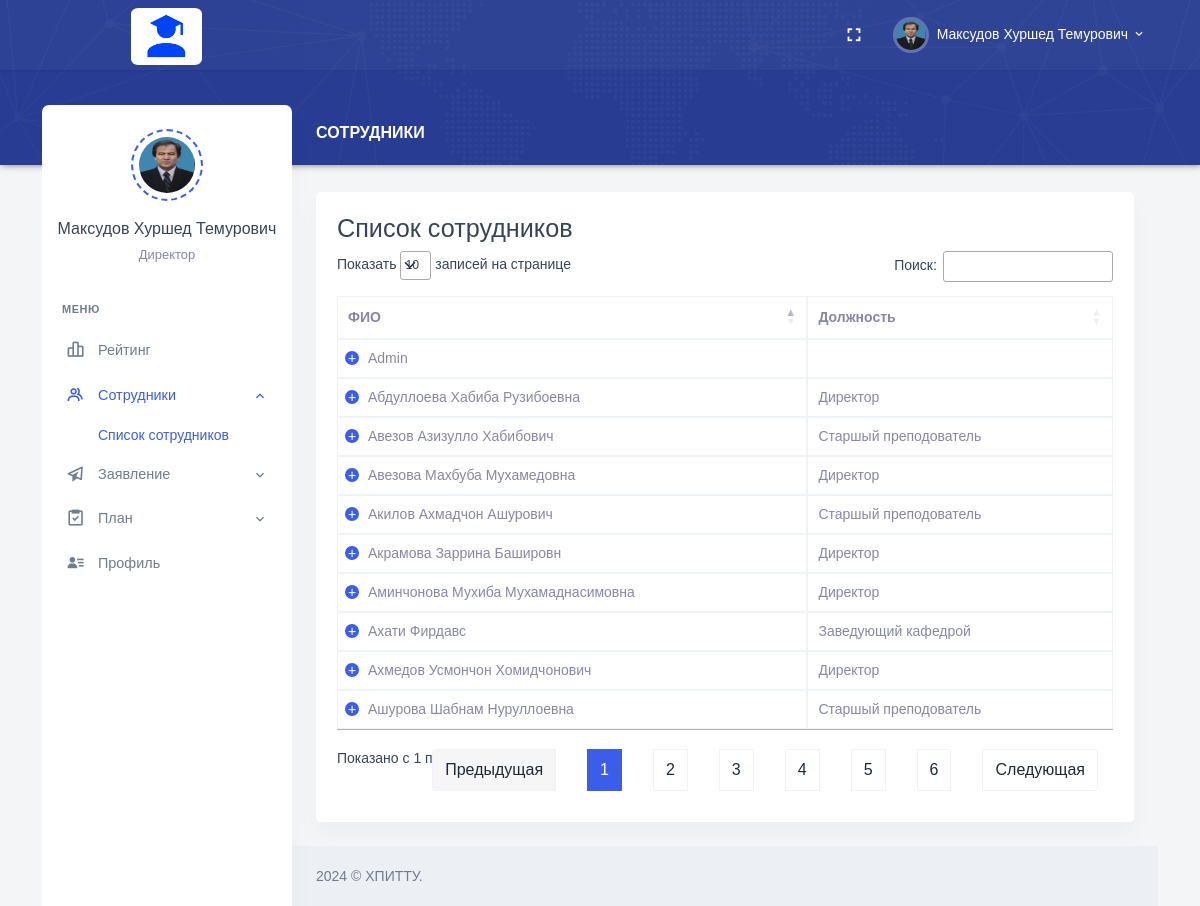
/Role/Director/dir-employee.php (signed in), run on an earlier commit of the app's database.
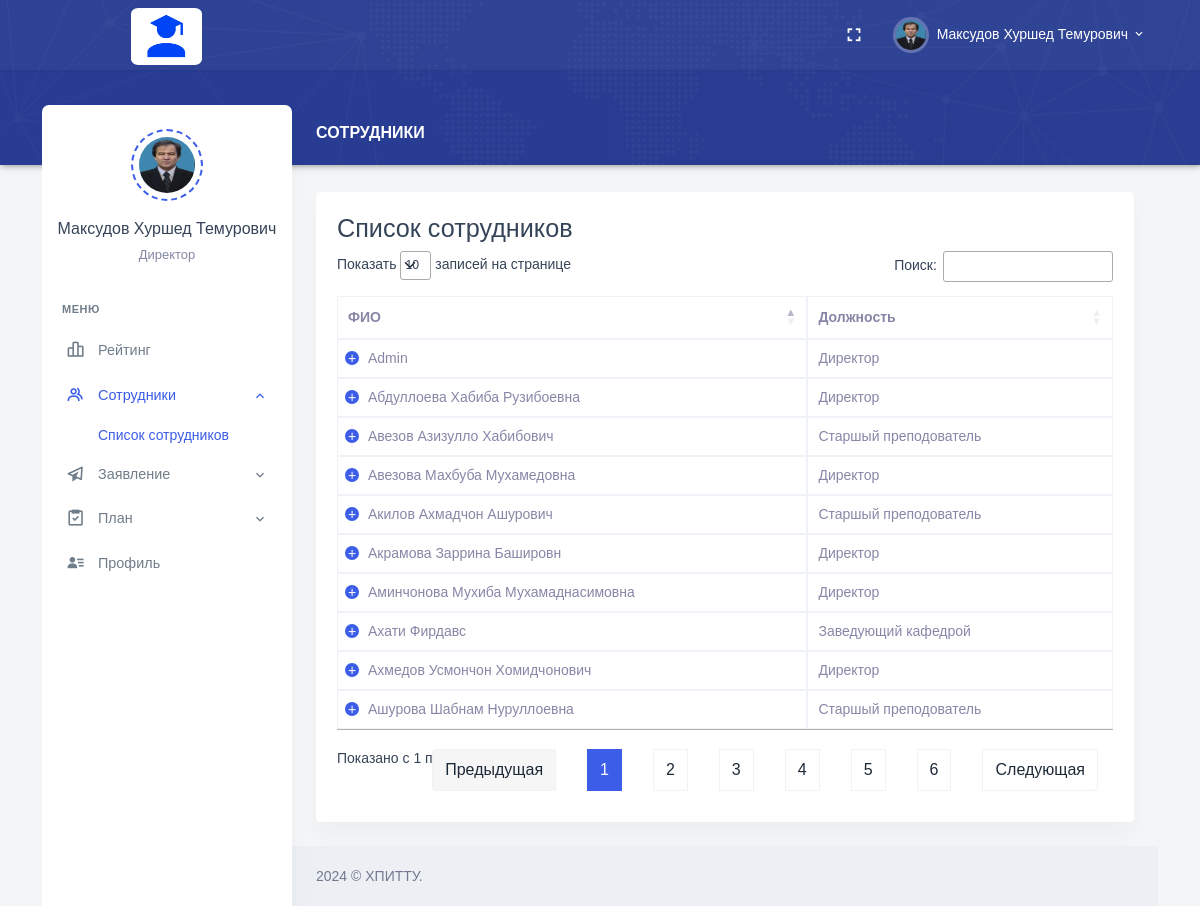
And on a later commit of the database.
### tables this page shows
CREATE TABLE `employees` (
  `Employee_Id` int NOT NULL AUTO_INCREMENT,
  `Full_Name` varchar(255) DEFAULT NULL,
  `Date_of_Birth` date DEFAULT NULL,
  `Place_of_Birth` varchar(255) DEFAULT NULL,
  `Position_Id` int DEFAULT NULL,
  `Degree_Id` int DEFAULT NULL,
  `Faculty_Id` int DEFAULT NULL,
  `Department_Id` int DEFAULT NULL,
  `User_Role_Id` int DEFAULT NULL,
  `Email` varchar(255) DEFAULT NULL,
  `Phone_Number` varchar(20) DEFAULT NULL,
  `Employee_Number` varchar(20) DEFAULT NULL,
  `Date_Added` date DEFAULT NULL,
  `Path_Photo` varchar(255) DEFAULT NULL,
  `Username` varchar(255) DEFAULT NULL,
  `Password` varchar(255) DEFAULT NULL,
  PRIMARY KEY (`Employee_Id`),
  KEY `Degree_Id` (`Degree_Id`),
  KEY `Faculty_Id` (`Faculty_Id`),
  KEY `Department_Id` (`Department_Id`),
  KEY `User_Role_Id` (`User_Role_Id`),
  KEY `employees_ibfk_1` (`Position_Id`),
  CONSTRAINT `employees_ibfk_1` FOREIGN KEY (`Position_Id`) REFERENCES `positions` (`Position_Id`) ON DELETE CASCADE ON UPDATE CASCADE,
  CONSTRAINT `employees_ibfk_2` FOREIGN KEY (`Degree_Id`) REFERENCES `degrees` (`Degree_Id`) ON DELETE CASCADE ON UPDATE CASCADE,
  CONSTRAINT `employees_ibfk_3` FOREIGN KEY (`Faculty_Id`) REFERENCES `faculties` (`Faculty_Id`) ON DELETE CASCADE ON UPDATE CASCADE,
  CONSTRAINT `employees_ibfk_4` FOREIGN KEY (`Department_Id`) REFERENCES `departments` (`Department_Id`) ON DELETE CASCADE ON UPDATE CASCADE,
  CONSTRAINT `employees_ibfk_5` FOREIGN KEY (`User_Role_Id`) REFERENCES `user_roles` (`User_Role_Id`) ON DELETE CASCADE ON UPDATE CASCADE
);

CREATE TABLE `positions` (
  `Position_Id` int NOT NULL,
  `Position_Name` varchar(255) DEFAULT NULL,
  PRIMARY KEY (`Position_Id`)
);

### Role/Director/dir-employee.php (the view, shortened to what this page needs)
<?php
require_once "header.php";
?>
<div class="main-content">
    <div class="page-content">
        <div class="row">
            <div class="col-12">
                <div class="page-title-box d-flex align-items-center justify-content-between">
                    <h4 class="page-title mb-0 font-size-18">Сотрудники</h4>
                </div>
            </div>
        </div>
        <link rel="stylesheet" type="text/css" href="https://cdn.datatables.net/1.11.6/css/jquery.dataTables.css">
        <div class="row">
            <div class="col-12">
                <div class="card">
                    <div class="card-body">
                        <h3>Список сотрудников</h3>
                        <table id="datatable" class="table table-bordered dt-responsive nowrap"
                            style="border-collapse: collapse; border-spacing: 0; width: 100%;">
                            <thead>
                                <tr>
                                    <th>ФИО</th>
                                    <th>Должность</th>
                                </tr>
                            </thead>
                            <tbody>
                                <?php
                                        include_once 'conn.php';
                                        $sql = "select e.Full_Name as FullName, ur.Position_Name as Position_Name, d.Degree_Name as DegreeName, f.Faculty_Name as FacultyName, dep.Department_Name as DepartmentName, e.Email, e.Phone_Number as PhoneNumber, e.Employee_Number EmployeeNumber, e.Date_of_Birth as DateofBirth, e.Place_of_Birth as PlaceofBirth from employees e left join positions ur on e.Position_Id = ur.Position_Id left join degrees d on e.Degree_Id = d.Degree_Id left join faculties f on e.Faculty_Id = f.Faculty_Id left join departments dep on e.Department_Id = dep.Department_Id;";
                                        $result = $conn->query($sql);
                                        if ($result->num_rows > 0) {
                                            while ($row = $result->fetch_assoc()) {
                                                echo "<tr>".
                                                        "<td>".$row["FullName"]."</td>".
                                                        "<td>".$row["Position_Name"]."</td>".
                                                        "<td>".$row["DegreeName"]."</td>".
                                                        "<td>".$row["FacultyName"]."</td>".
                                                        "<td>".$row["DepartmentName"]."</td>".
                                                        "<td>".$row["Email"]."</td>".
                                                        "<td>".$row["PhoneNumber"]."</td>".
                                                        "<td>".$row["EmployeeNumber"]."</td>".
                                                        "<td>".$row["DateofBirth"]."</td>".
                                                        "<td>".$row["PlaceofBirth"]."</td>".
                                                    "</tr>";
                                            }
                                        }
                                        ?>
                            </tbody>
                        </table>
                    </div>
                </div>
            </div>
        </div>
        <?php
require_once "footer.php";
?>

What changed in the data, as far as the page shows it:
changed employees "Admin": Position_Id.Position_Name (not shown) → "Директор"
